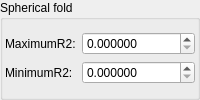
    <widget class="QGroupBox" name="groupBox_2">
     <property name="title">
      <string>Spherical fold</string>
     </property>
     <layout class="QVBoxLayout" name="verticalLayout_5">
      <property name="leftMargin">
       <number>2</number>
      </property>
      <property name="topMargin">
       <number>2</number>
      </property>
      <property name="rightMargin">
       <number>2</number>
      </property>
      <property name="bottomMargin">
       <number>2</number>
      </property>
      <item>
       <layout class="QGridLayout" name="gridLayout_2" columnstretch="0,2">
        <item row="0" column="1">
         <widget class="MyDoubleSpinBox" name="spinbox_transf_maxR2_1">
          <property name="sizePolicy">
           <sizepolicy hsizetype="Minimum" vsizetype="Maximum">
            <horstretch>0</horstretch>
            <verstretch>0</verstretch>
           </sizepolicy>
          </property>
          <property name="prefix">
           <string/>
          </property>
          <property name="suffix">
           <string/>
          </property>
          <property name="decimals">
           <number>6</number>
          </property>
          <property name="minimum">
           <double>0.000000000000000</double>
          </property>
          <property name="maximum">
           <double>99.998999999999995</double>
          </property>
          <property name="singleStep">
           <double>0.100000000000000</double>
          </property>
         </widget>
        </item>
        <item row="0" column="0">
         <widget class="QLabel" name="label_8">
          <property name="text">
           <string>MaximumR2:</string>
          </property>
         </widget>
        </item>
        <item row="1" column="0">
         <widget class="QLabel" name="label_9">
          <property name="text">
           <string>MinimumR2:</string>
          </property>
         </widget>
        </item>
        <item row="1" column="1">
         <widget class="MyDoubleSpinBox" name="spinbox_transf_minR2_p25">
          <property name="sizePolicy">
           <sizepolicy hsizetype="Minimum" vsizetype="Maximum">
            <horstretch>0</horstretch>
            <verstretch>0</verstretch>
           </sizepolicy>
          </property>
          <property name="prefix">
           <string/>
          </property>
          <property name="suffix">
           <string/>
          </property>
          <property name="decimals">
           <number>6</number>
          </property>
          <property name="minimum">
           <double>0.000000000000000</double>
          </property>
          <property name="maximum">
           <double>99.998999999999995</double>
          </property>
          <property name="singleStep">
           <double>0.100000000000000</double>
          </property>
         </widget>
        </item>
       </layout>
      </item>
     </layout>
    </widget>
